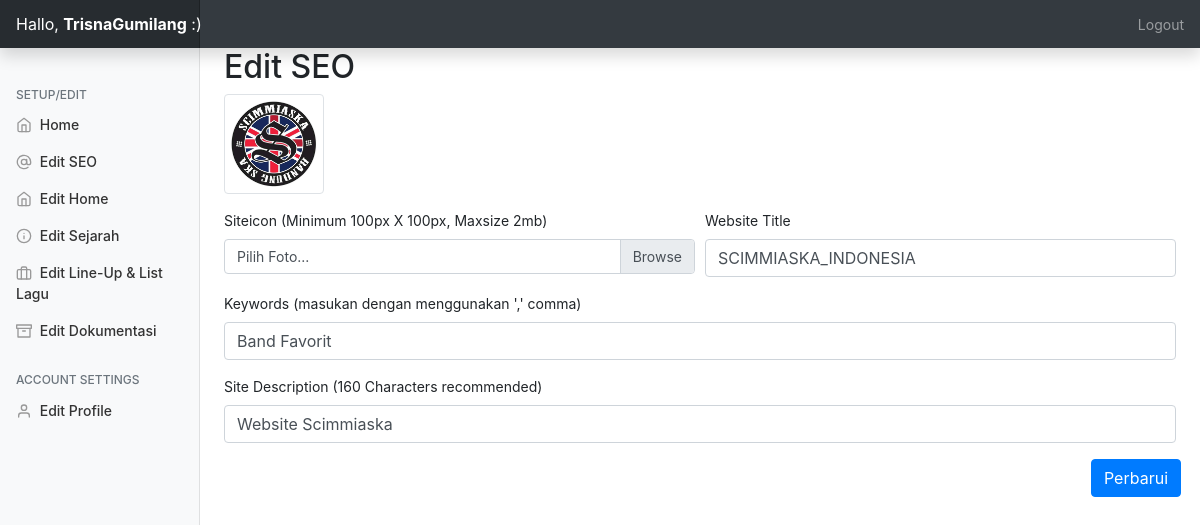
The page /admin/?editseo=true (signed in) on the database its author committed.
### tables this page shows
CREATE TABLE `personal_setup` (
  `id` int(11) NOT NULL,
  `profilepic` varchar(250) NOT NULL,
  `name` varchar(250) NOT NULL,
  `twitter` varchar(200) NOT NULL,
  `facebook` varchar(200) NOT NULL,
  `instagram` varchar(200) NOT NULL,
  `skype` varchar(200) NOT NULL,
  `linkedin` varchar(200) NOT NULL,
  `github` varchar(200) NOT NULL,
  `homewallpaper` varchar(200) NOT NULL,
  `professions` varchar(200) NOT NULL,
  `location` text NOT NULL,
  `mobile` varchar(200) NOT NULL,
  `emailid` varchar(200) NOT NULL
);

CREATE TABLE `basic_setup` (
  `id` int(11) NOT NULL,
  `title` varchar(250) NOT NULL,
  `description` text NOT NULL,
  `keyword` text NOT NULL,
  `icon` varchar(250) NOT NULL
);

### admin/php/seo.php (the view, shortened to what this page needs)
<h2>Edit SEO</h2>
         <form method="post" action="php/useo.php" enctype="multipart/form-data">
  <div class="form-row">
  <div class="form-group col-md-12">
<img src="../assets/img/<?=$data['icon']?>" class="img-thumbnail ooo">
  </div>
  <div class="form-group col-md-6">
  <label>Siteicon (Minimum 100px X 100px, Maxsize 2mb)</label>
  <div class="custom-file">
    <label class="custom-file-label" for="projectpic">Pilih Foto...</label>
  </div></div>
   <div class="form-group col-md-6 mt-auto">
      <label for="name">Website Title</label>
      <input type="name" name="title" value="<?=$data['title']?>" class="form-control" id="name" placeholder="Masukan Website Title">
    </div>
    <div class="form-group col-md-12">
      <label for="email">Keywords (masukan dengan menggunakan ',' comma)</label>
      <input type="text" name="keywords" value="<?=$data['keyword']?>" class="form-control" id="email" placeholder="web developer,php developer,graphic designer,freelancer">
    </div>
    <div class="form-group col-md-12">
      <label for="email">Site Description (160 Characters recommended)</label>
      <input type="text" value="<?=$data['description']?>" name="description" class="form-control" id="email" placeholder="Website Portfolio">
    </div>
    <div class="form-group ml-auto">
        <input type="submit" name="seo" class="btn btn-primary" value="Perbarui">
    </div>
</form>

### admin/css/dashboard.css (style rules this page uses)
body { font-size: .875rem; }

### admin/index.php (style rules this page uses)
.ooo { height: 100px; }

### rows shown on the page
personal_setup: basic_setup.icon (picture), title "SCIMMIASKA_INDONESIA", keywords "Band Favorit", description "Website Scimmiaska"

### other values the page prints
$_SESSION['username'] "TrisnaGumilang"
